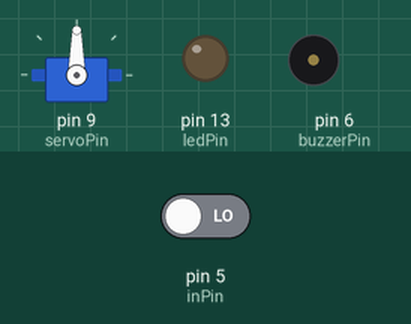
Recording of a sketch running on a simulated Arduino Uno, built with avr-gcc and run on an emulated ATmega328P. On the bench: servo, output pins drawn as LEDs (lit = HIGH), buzzer (waves = sounding). The inputs (shaded band) are chosen by the test bench; at power-on: pin 5 (inPin) LOW.

Above: at 1.2 s.
1.3 s: pin 5 (inPin) driven HIGH
At 1.7 s:
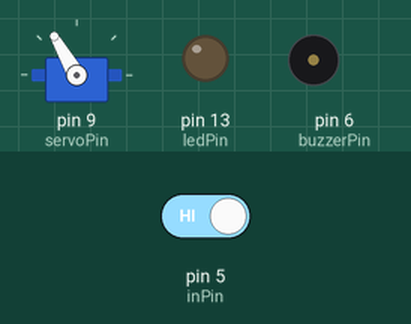
At 16.8 s:
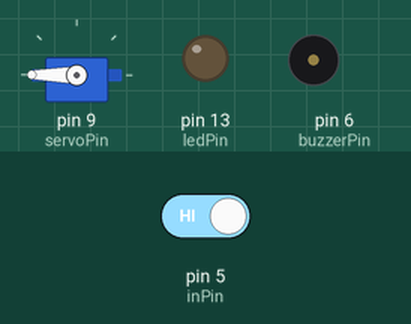
Timing chart, 0 to 20.8 s (numbered marks = the images above; inputs shaded):
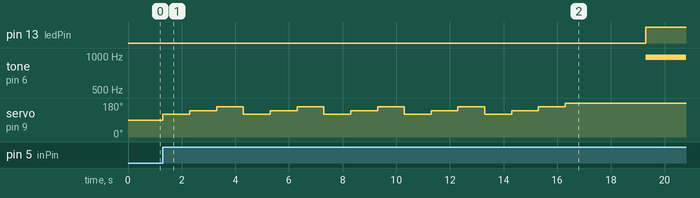

Measured:
- after the input at 1.3 s, pin 13 (ledPin): LOW → HIGH after 18.0 s; tone on pin 6 (buzzerPin): silent → 977 Hz after 18.0 s; servo on pin 9 (servoPin): 90° → 120° at once, then repeats every 3.0 s: 140° 1.0 s, 160° 1.0 s, 120° 1.0 s, until it stays 180° from 16.3 s

The sketch:

Final_with_button.ino
```cpp
#include <Servo.h>

Servo myservo;

int pos = 0;

const int buzzerPin = 6;
const int ledPin = 13;
const int servoPin = 9;
const int inPin = 5;
int currentState = LOW;

int delaytime = 3000;

void setup() {
  // put your setup code here, to run once:
myservo.attach(9);
pinMode(buzzerPin, OUTPUT);
pinMode(ledPin, OUTPUT);
digitalWrite(servoPin, LOW);
digitalWrite(ledPin, LOW);
}

void loop() {
  // put your main code here, to run repeatedly:
  currentState=digitalRead(inPin);
  if (currentState == HIGH) {

for (int a = 0; a <5; a++){
  for (pos = 120; pos < 180; pos += 20)
  {
    myservo.write(pos);
    delay(1000);
  }
}


for (pos = 180; pos>=1; pos -= 180)

{ myservo.write(pos);
delay(3000); }

for (int a=0; a<5; a++){
  { analogWrite(buzzerPin, 200);
  digitalWrite(ledPin, HIGH);
  delay(delaytime);
  digitalWrite(buzzerPin, LOW);
   digitalWrite(ledPin, LOW);
   delay(1000);
   delaytime= delaytime - 500;
  }
}
for (pos=0; pos< 180; pos += 90)

myservo.write(pos);

}}
```
